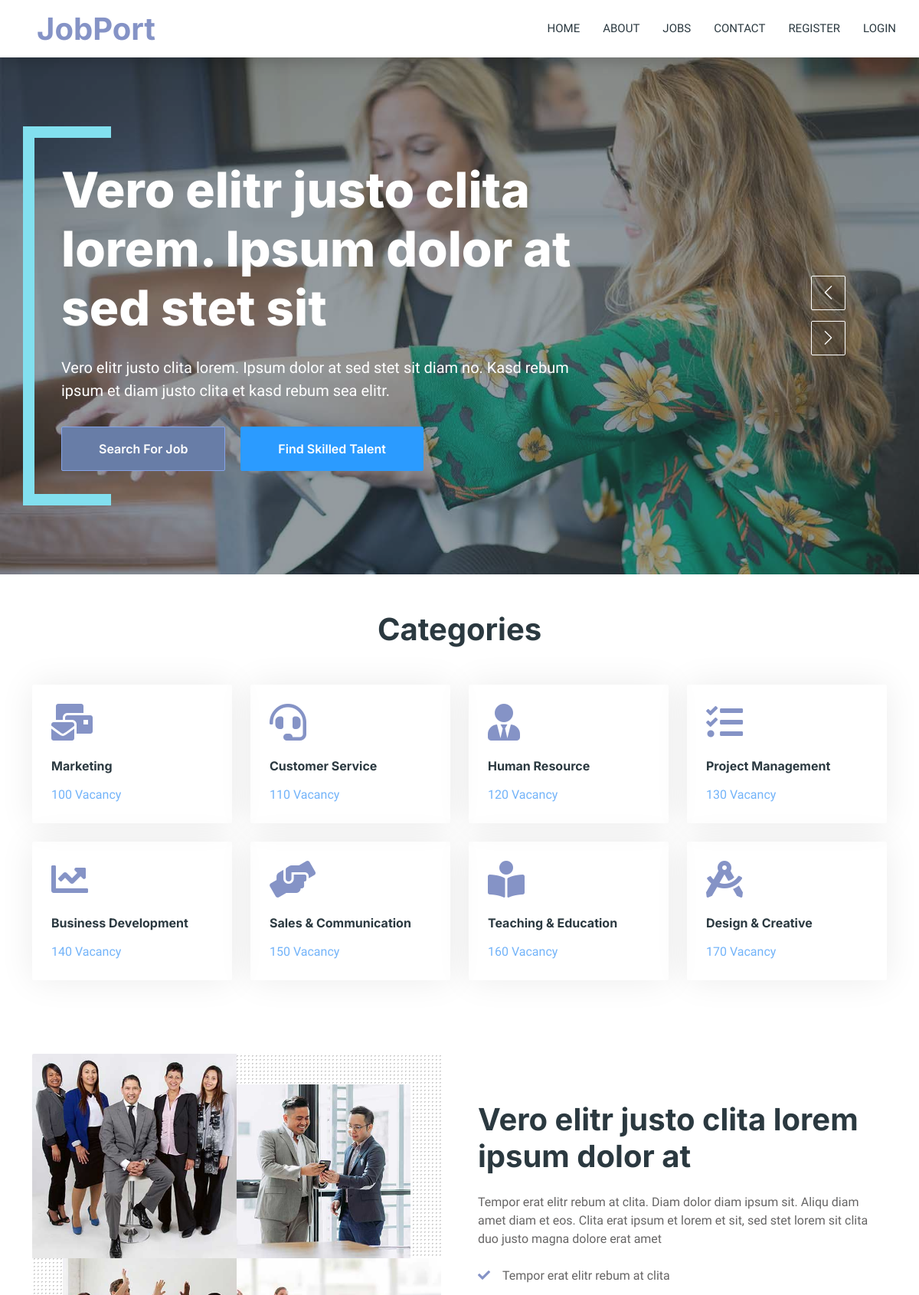
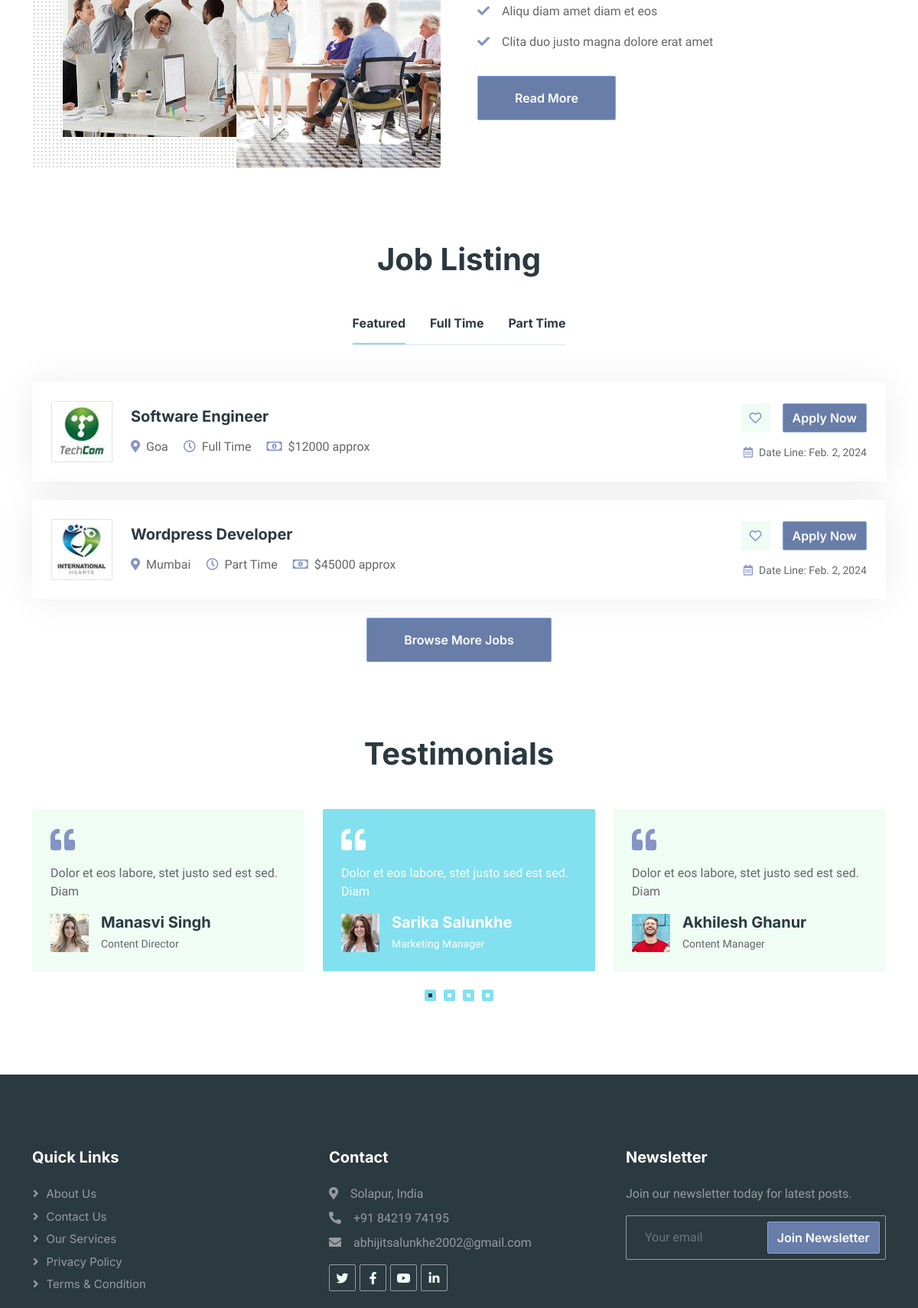
The page / (upper part) on the database its author committed (2 pictures, top to bottom).
### app/models.py (models this page shows)
class Job(models.Model):
    logo = models.ImageField(upload_to='Company Logo')
    post = models.CharField(max_length=50)
    location = models.CharField(max_length=30)
    job_type = models.CharField(max_length=10)
    date_of_release = models.DateField()
    salary = models.IntegerField()
    job_desc = models.TextField()
    responsibility_desc = models.TextField()
    qualification_desc = models.TextField()

class Testimonials(models.Model):
    profile = models.ImageField(upload_to='Testimonial')
    name = models.CharField(max_length = 50)
    profession = models.CharField(max_length = 30)
    comment = models.CharField(max_length = 50)

### app/views.py (the view)
# urls.py: path('',views.index,name='index'),
def index(request):
    testimonials = Testimonials.objects.all()
    jobs = Job.objects.all()
    context = {
        'jobs': jobs,
        'testimonials': testimonials
    }
    return render(request,'index.html',context)

### templates/index.html (shortened to what this page needs)
{% extends "base.html" %}
{% load static %}
{% block content %}
        <div class="container-fluid p-0">
            <div class="owl-carousel header-carousel position-relative">
                <div class="owl-carousel-item position-relative">
                    <img class="img-fluid" src="{% static 'img/carousel-1.jpg' %}" alt="">
                    <div class="position-absolute top-0 start-0 w-100 h-100 d-flex align-items-center" style="background: rgba(43, 57, 64, .5);">
                        <div class="container">
                            <div class="row justify-content-start">
                                <div class="col-10 col-lg-8">
                                    <h1 class="display-3 text-white animated slideInDown mb-4">Vero elitr justo clita lorem. Ipsum dolor at sed stet sit</h1>
                                    <p class="fs-5 fw-medium text-white mb-4 pb-2">Vero elitr justo clita lorem. Ipsum dolor at sed stet sit diam no. Kasd rebum ipsum et diam justo clita et kasd rebum sea elitr.</p>
                                    <a href="#" class="btn btn-primary py-md-3 px-md-5 me-3 animated slideInLeft">Search For Job</a>
                                    <a href="#" class="btn btn-secondary py-md-3 px-md-5 animated slideInRight">Find Skilled Talent</a>
                                </div>
                            </div>
                        </div>
                    </div>
                </div>
            </div>
        </div>
        <div class="container-xxl py-5">
            <div class="container">
                <h1 class="text-center mb-5 wow fadeInUp" data-wow-delay="0.1s">Categories</h1>
                <div class="row g-4">
                    <div class="col-lg-3 col-sm-6 wow fadeInUp" data-wow-delay="0.1s">
                        <a class="cat-item rounded p-4" href="#">
                            <i class="fa fa-3x fa-mail-bulk text-primary mb-4"></i>
                            <h6 class="mb-3">Marketing</h6>
                            <p class="mb-0">100 Vacancy</p>
                        </a>
                    </div>
                    <div class="col-lg-3 col-sm-6 wow fadeInUp" data-wow-delay="0.3s">
                        <a class="cat-item rounded p-4" href="#">
                            <i class="fa fa-3x fa-headset text-primary mb-4"></i>
                            <h6 class="mb-3">Customer Service</h6>
                            <p class="mb-0">110 Vacancy</p>
                        </a>
                    </div>
                    <div class="col-lg-3 col-sm-6 wow fadeInUp" data-wow-delay="0.5s">
                        <a class="cat-item rounded p-4" href="#">
                            <i class="fa fa-3x fa-user-tie text-primary mb-4"></i>
                            <h6 class="mb-3">Human Resource</h6>
                            <p class="mb-0">120 Vacancy</p>
                        </a>
                    </div>
                    <div class="col-lg-3 col-sm-6 wow fadeInUp" data-wow-delay="0.7s">
                        <a class="cat-item rounded p-4" href="#">
                            <i class="fa fa-3x fa-tasks text-primary mb-4"></i>
                            <h6 class="mb-3">Project Management</h6>
                            <p class="mb-0">130 Vacancy</p>
                        </a>
                    </div>
                    <div class="col-lg-3 col-sm-6 wow fadeInUp" data-wow-delay="0.1s">
                        <a class="cat-item rounded p-4" href="#">
                            <i class="fa fa-3x fa-chart-line text-primary mb-4"></i>
                            <h6 class="mb-3">Business Development</h6>
                            <p class="mb-0">140 Vacancy</p>
                        </a>
                    </div>
                    <div class="col-lg-3 col-sm-6 wow fadeInUp" data-wow-delay="0.3s">
                        <a class="cat-item rounded p-4" href="#">
                            <i class="fa fa-3x fa-hands-helping text-primary mb-4"></i>
                            <h6 class="mb-3">Sales & Communication</h6>
                            <p class="mb-0">150 Vacancy</p>
                        </a>
                    </div>
                    <div class="col-lg-3 col-sm-6 wow fadeInUp" data-wow-delay="0.5s">
                        <a class="cat-item rounded p-4" href="#">
                            <i class="fa fa-3x fa-book-reader text-primary mb-4"></i>
                            <h6 class="mb-3">Teaching & Education</h6>
                            <p class="mb-0">160 Vacancy</p>
                        </a>
                    </div>
                    <div class="col-lg-3 col-sm-6 wow fadeInUp" data-wow-delay="0.7s">
                        <a class="cat-item rounded p-4" href="#">
                            <i class="fa fa-3x fa-drafting-compass text-primary mb-4"></i>
                            <h6 class="mb-3">Design & Creative</h6>
                            <p class="mb-0">170 Vacancy</p>
                        </a>
                    </div>
                </div>
            </div>
        </div>
        <div class="container-xxl py-5">
            <div class="container">
                <div class="row g-5 align-items-center">
                    <div class="col-lg-6 wow fadeIn" data-wow-delay="0.1s">
                        <div class="row g-0 about-bg rounded overflow-hidden">
                            <div class="col-6 text-start">
                                <img class="img-fluid w-100" src="{% static 'img/about-1.jpg' %}">
                            </div>
                            <div class="col-6 text-start">
                                <img class="img-fluid" src="{% static 'img/about-2.jpg' %}" style="width: 85%; margin-top: 15%;">
                            </div>
                            <div class="col-6 text-end">
                                <img class="img-fluid" src="{% static 'img/about-3.jpg' %}" style="width: 85%;">
                            </div>
                            <div class="col-6 text-end">
                                <img class="img-fluid w-100" src="{% static 'img/about-4.jpg' %}">
                            </div>
                        </div>
                    </div>
                    <div class="col-lg-6 wow fadeIn" data-wow-delay="0.5s">
                        <h1 class="mb-4">Vero elitr justo clita lorem ipsum dolor at</h1>
                        <p class="mb-4">Tempor erat elitr rebum at clita. Diam dolor diam ipsum sit. Aliqu diam amet diam et eos. Clita erat ipsum et lorem et sit, sed stet lorem sit clita duo justo magna dolore erat amet</p>
                        <p><i class="fa fa-check text-primary me-3"></i>Tempor erat elitr rebum at clita</p>
                        <p><i class="fa fa-check text-primary me-3"></i>Aliqu diam amet diam et eos</p>
                        <p><i class="fa fa-check text-primary me-3"></i>Clita duo justo magna dolore erat amet</p>
                        <a class="btn btn-primary py-3 px-5 mt-3" href="#">Read More</a>
                    </div>
                </div>
            </div>
        </div>
        <div class="container-xxl py-5">
            <div class="container">
                <h1 class="text-center mb-5 wow fadeInUp" data-wow-delay="0.1s">Job Listing</h1>
                <div class="tab-class text-center wow fadeInUp" data-wow-delay="0.3s">
                    <ul class="nav nav-pills d-inline-flex justify-content-center border-bottom mb-5">
                        <li class="nav-item">
                            <a class="d-flex align-items-center text-start mx-3 ms-0 pb-3 active" data-bs-toggle="pill" href="#tab-1">
                                <h6 class="mt-n1 mb-0">Featured</h6>
                            </a>
                        </li>
                        <li class="nav-item">
                            <a class="d-flex align-items-center text-start mx-3 pb-3" data-bs-toggle="pill" href="#tab-2">
                                <h6 class="mt-n1 mb-0">Full Time</h6>
                            </a>
                        </li>
                        <li class="nav-item">
                            <a class="d-flex align-items-center text-start mx-3 me-0 pb-3" data-bs-toggle="pill" href="#tab-3">
                                <h6 class="mt-n1 mb-0">Part Time</h6>
                            </a>
                        </li>
                    </ul>
                    <div class="tab-content">
                        <div id="tab-1" class="tab-pane fade show p-0 active">
                            {% for job in jobs|slice:"0:5"%}
                            <div class="job-item p-4 mb-4">
                                <div class="row g-4">
                                    <div class="col-sm-12 col-md-8 d-flex align-items-center">
                                        <img class="flex-shrink-0 img-fluid border rounded" src="{{job.logo.url}}" alt="" style="width: 80px; height: 80px;">
                                        <div class="text-start ps-4">
                                            <h5 class="mb-3">{{job.post}}</h5>
                                            <span class="text-truncate me-3"><i class="fa fa-map-marker-alt text-primary me-2"></i>{{job.location}}</span>
                                            <span class="text-truncate me-3"><i class="far fa-clock text-primary me-2"></i>{{job.job_type}}</span>
                                            <span class="text-truncate me-0"><i class="far fa-money-bill-alt text-primary me-2"></i>${{job.salary}} approx</span>
                                        </div>
                                    </div>
                                    <div class="col-sm-12 col-md-4 d-flex flex-column align-items-start align-items-md-end justify-content-center">
                                        <div class="d-flex mb-3">
                                            <a class="btn btn-light btn-square me-3" href=""><i class="far fa-heart text-primary"></i></a>
                                            <a class="btn btn-primary" href="{% url 'detail' job.id %}">Apply Now</a>
                                        </div>
                                        <small class="text-truncate"><i class="far fa-calendar-alt text-primary me-2"></i>Date Line: {{job.date_of_release}}</small>
                                    </div>
                                </div>
                            </div>
                            {% endfor %}
                            <a class="btn btn-primary py-3 px-5" href="jobs">Browse More Jobs</a>
                        </div>
                    </div>
                </div>
            </div>
        </div>
        <div class="container-xxl py-5 wow fadeInUp" data-wow-delay="0.1s">
            <div class="container">
                <h1 class="text-center mb-5">Testimonials</h1>
                <div class="owl-carousel testimonial-carousel">
                    {% for testimonial in testimonials %}
                    <div class="testimonial-item bg-light rounded p-4">
                        <i class="fa fa-quote-left fa-2x text-primary mb-3"></i>
                        <p>{{testimonial.comment}}</p>
                        <div class="d-flex align-items-center">
                            <img class="img-fluid flex-shrink-0 rounded" src="{{testimonial.profile.url}}" style="width: 50px; height: 50px;">
                            <div class="ps-3">
                                <h5 class="mb-1">{{testimonial.name}}</h5>
                                <small>{{testimonial.profession}}</small>
                            </div>
                        </div>
                    </div>
                    {% endfor %}
                </div>
            </div>
        </div>
        {% endblock %}

### static/css/style.css (style rules this page uses)
:root { --primary: #82e0ef; --secondary: #8593c6; --light: #EFFDF5; --dark: #2B3940; }
.btn { font-family: 'Inter', sans-serif; font-weight: 600; transition: .5s; }
.btn.btn-primary, .btn.btn-secondary { color: #FFFFFF; }
.btn-square { width: 38px; height: 38px; }
.btn-square, .btn-sm-square, .btn-lg-square { padding: 0; display: flex; align-items: center; justify-content: center; font-weight: normal; border-radius: 2px; }
.header-carousel .container, .page-header .container { position: relative; padding: 45px 0 45px 35px; border-left: 15px solid var(--primary); }
.header-carousel .container::before, .header-carousel .container::after, .page-header .container::before, .page-header .container::after { position: absolute; content: ""; top: 0; left: 0; width: 100px; height: 15px; background: var(--primary); }
.header-carousel .container::after, .page-header .container::after { top: 100%; margin-top: -15px; }
.about-bg { background-image: -webkit-repeating-radial-gradient(center center, rgba(0, 0, 0, 0.2), rgba(0, 0, 0, 0.2) 1px, transparent 1px, transparent 100%); background-image: -moz-repeating-radial-gradient(center center, rgba(0, 0, 0, 0.2), rgba(0, 0, 0, 0.2) 1px, transparent 1px, transparent 100%); background-image: -ms-repeating-radial-gradient(center center, rgba(0, 0, 0, 0.2), rgba(0, 0, 0, 0.2) 1px, transparent 1px, transparent 100%); background-image: -o-repeating-radial-gradient(center center, rgba(0, 0, 0, 0.2), rgba(0, 0, 0, 0.2) 1px, transparent 1px, transparent 100%); background-image: repeating-radial-gradient(center center, rgba(0, 0, 0, 0.2), rgba(0, 0, 0, 0.2) 1px, transparent 1px, transparent 100%); background-size: 5px 5px; }
.cat-item { display: block; box-shadow: 0 0 45px rgba(0, 0, 0, .08); border: 1px solid transparent; transition: .5s; }
.nav-pills .nav-item .active { border-bottom: 2px solid var(--primary); }
.job-item { border: 1px solid transparent; border-radius: 2px; box-shadow: 0 0 45px rgba(0, 0, 0, .08); transition: .5s; }
.testimonial-carousel .owl-item .testimonial-item, .testimonial-carousel .owl-item.center .testimonial-item * { transition: .5s; }
.testimonial-carousel .owl-item.center .testimonial-item { background: var(--primary) !important; }
.testimonial-carousel .owl-item.center .testimonial-item * { color: #FFFFFF !important; }

### rows shown on the page
Job: logo (picture), post "Software Engineer", location "Goa", job_type "Full Time", salary "12000", date_of_release "Feb. 2, 2024"
Job: logo (picture), post "Wordpress Developer", location "Mumbai", job_type "Part Time", salary "45000", date_of_release "Feb. 2, 2024"
Testimonials: comment "Dolor et eos labore, stet justo sed est sed. Diam", profile (picture), name "Sarika Salunkhe", profession "Marketing Manager"
Testimonials: comment "Dolor et eos labore, stet justo sed est sed. Diam", profile (picture), name "Akhilesh Ghanur", profession "Content Manager"
Testimonials: comment "Dolor et eos labore, stet justo sed est sed. Diam", profile (picture), name "Manasvi Singh", profession "Content Director"
